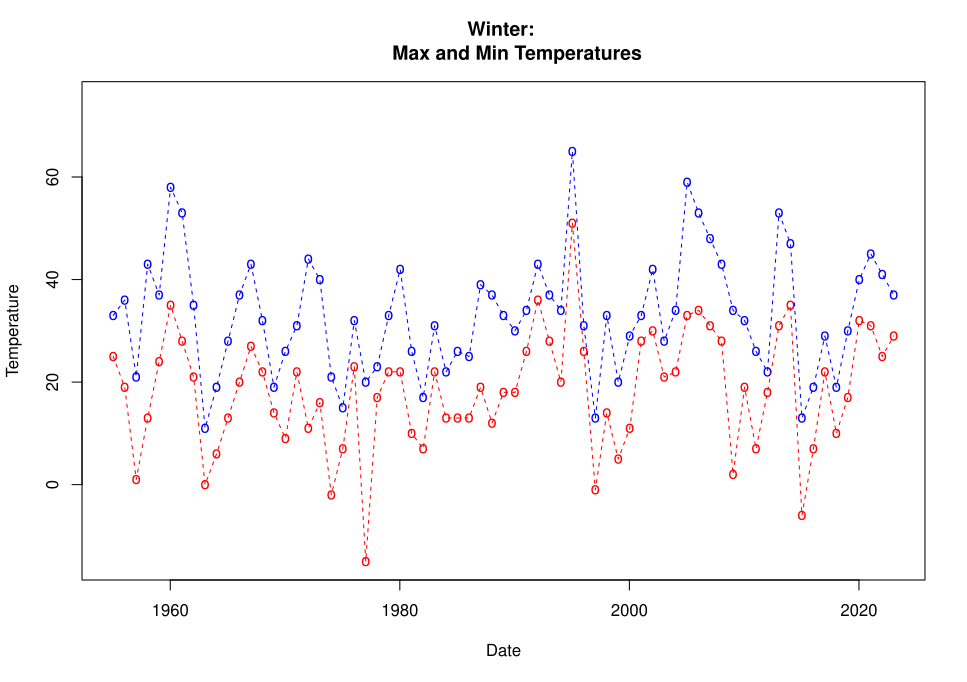

Write R code to recreate this figure.
winter = WeatherData_Winter
winter
x=winter$Date
y1=winter$`Max Temperature`
y2=winter$`Min Temperature`
plot(x, y_1, main="Winter: 
     Max and Min Temperatures", xlab="Date", ylab="Temperature", ylim=c(-15, 75), col="blue", pch="o", lty=1)
points(x, y_2, col="red", pch="o")
lines(x, y_2, col='red', lty=2)
lines(x, y_1, col="blue", lty=2)
